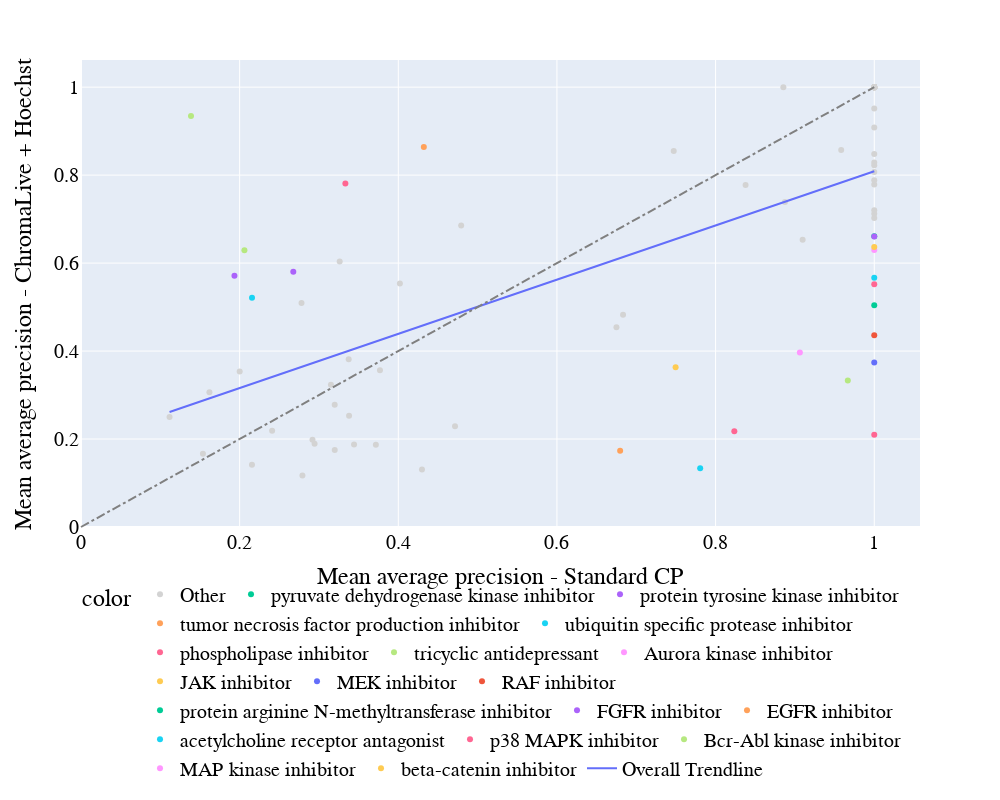

The notebook cell saved with this chart:
### Code cell
scatter_plot_comparison_colorblack_trendline(df_controls,col1='Standard CP', col2='ChromaLive + Hoechst')

### Figure 1 — Plotly figure (JSON) as saved in the notebook; plotly's stock layout.template omitted (floating-point values rounded to 4 significant figures)
{"data": [{"hovertemplate": "<b>%{hovertext}</b><br><br>color=Other<br>Mean average precision - Standard CP=%{x}<br>Mean average precision - ChromaLive + Hoechst=%{y}<extra></extra>", "hovertext": ["tumor necrosis factor production inhibitor", "antihistamine", "acetylcholine receptor antagonist", "antihistamine", "hepatocyte growth factor receptor inhibitor", "CHK inhibitor", "glycogen synthase kinase inhibitor", "histone lysine methyltransferase inhibitor", "inosine monophosphate dehydrogenase inhibitor", "CDC inhibitor", "PARP inhibitor", "bromodomain inhibitor", "glycogen synthase kinase inhibitor", "JAK inhibitor", "Apoptosis inducer (ATP-competitive kinase inhibitor)", "hepatocyte growth factor receptor inhibitor", "bromodomain inhibitor", "MEK inhibitor", "Aurora kinase inhibitor", "LXR agonist", "IGF-1 inhibitor", "histone lysine demethylase inhibitor", "phosphodiesterase inhibitor", "beta-catenin inhibitor", "JNK inhibitor", "LXR agonist", "DNA inhibitor", "kinesin inhibitor", "phosphoinositide dependent kinase inhibitor", "RAF inhibitor", "FGFR inhibitor", "Bcr-Abl kinase inhibitor", "AMPK inhibitor", "pyruvate dehydrogenase kinase inhibitor", "PARP inhibitor", "BCL inhibitor", "inosine monophosphate dehydrogenase inhibitor", "histone lysine methyltransferase inhibitor", "HDAC inhibitor", "HDAC inhibitor", "BCL inhibitor", "phosphodiesterase inhibitor", "kinesin inhibitor", "CDK inhibitor", "CDC inhibitor", "MAP kinase inhibitor", "ER stressor (SERCA inhibitor)", "Apoptosis inducer (transcription inhibitor)", "phosphoinositide dependent kinase inhibitor", "DNA inhibitor", "smoothened receptor agonist", "JNK inhibitor", "CHK inhibitor", "androgen receptor modulator", "HMGCR inhibitor", "mTOR inhibitor", "EGFR inhibitor", "HMGCR inhibitor", "IGF-1 inhibitor", "protein arginine N-methyltransferase inhibitor", "CDK inhibitor", "histone lysine demethylase inhibitor", "hypoxia inducible factor inhibitor", "androgen receptor modulator", "mTOR inhibitor", "smoothened receptor agonist", "hypoxia inducible factor inhibitor"], "legendgroup": "Other", "marker": {"color": "lightgrey", "symbol": "circle"}, "mode": "markers", "name": "Other", "orientation": "v", "showlegend": true, "type": "scatter", "x": [0.2945, 0.4793, 0.3199, 0.3375, 1, 1, 1, 0.3198, 1, 1, 0.2918, 0.8875, 1, 0.3151, 1, 0.1537, 1, 0.675, 1, 1, 1, 0.8378, 0.3261, 0.278, 0.3717, 0.6833, 0.2791, 1, 1, 0.3442, 1, 1, 1, 1, 1, 1, 0.9583, 1, 1, 1, 0.9097, 0.1117, 1, 1, 0.3769, 0.402, 1, 1, 1, 1, 0.7472, 0.4298, 1, 0.1619, 0.3379, 1, 1, 0.2001, 1, 0.4715, 1, 1, 0.2409, 0.2155, 1, 0.8854, 1], "xaxis": "x", "y": [0.189, 0.6854, 0.1748, 0.3814, 1, 1, 0.9514, 0.278, 0.7784, 0.8225, 0.1983, 0.7391, 0.8071, 0.3233, 1, 0.1664, 1, 0.4539, 0.9083, 0.848, 1, 0.7773, 0.6038, 0.5094, 0.1872, 0.4828, 0.1172, 1, 1, 0.1873, 0.712, 1, 1, 1, 1, 0.7028, 0.8571, 1, 1, 0.7883, 0.6529, 0.2503, 1, 1, 0.3561, 0.5537, 1, 1, 1, 1, 0.8547, 0.1304, 1, 0.3065, 0.2531, 0.8288, 1, 0.3535, 1, 0.2289, 0.7203, 1, 0.2189, 0.1413, 1, 1, 1], "yaxis": "y"}, {"hovertemplate": "<b>%{hovertext}</b><br><br>color=pyruvate dehydrogenase kinase inhibitor<br>Mean average precision - Standard CP=%{x}<br>Mean average precision - ChromaLive + Hoechst=%{y}<extra></extra>", "hovertext": ["pyruvate dehydrogenase kinase inhibitor"], "legendgroup": "pyruvate dehydrogenase kinase inhibitor", "marker": {"color": "#00cc96", "symbol": "circle"}, "mode": "markers", "name": "pyruvate dehydrogenase kinase inhibitor", "orientation": "v", "showlegend": true, "type": "scatter", "x": [1], "xaxis": "x", "y": [0.6608], "yaxis": "y"}, {"hovertemplate": "<b>%{hovertext}</b><br><br>color=protein tyrosine kinase inhibitor<br>Mean average precision - Standard CP=%{x}<br>Mean average precision - ChromaLive + Hoechst=%{y}<extra></extra>", "hovertext": ["protein tyrosine kinase inhibitor", "protein tyrosine kinase inhibitor"], "legendgroup": "protein tyrosine kinase inhibitor", "marker": {"color": "#ab63fa", "symbol": "circle"}, "mode": "markers", "name": "protein tyrosine kinase inhibitor", "orientation": "v", "showlegend": true, "type": "scatter", "x": [0.2676, 0.1934], "xaxis": "x", "y": [0.5803, 0.5712], "yaxis": "y"}, {"hovertemplate": "<b>%{hovertext}</b><br><br>color=tumor necrosis factor production inhibitor<br>Mean average precision - Standard CP=%{x}<br>Mean average precision - ChromaLive + Hoechst=%{y}<extra></extra>", "hovertext": ["tumor necrosis factor production inhibitor"], "legendgroup": "tumor necrosis factor production inhibitor", "marker": {"color": "#FFA15A", "symbol": "circle"}, "mode": "markers", "name": "tumor necrosis factor production inhibitor", "orientation": "v", "showlegend": true, "type": "scatter", "x": [0.6797], "xaxis": "x", "y": [0.1736], "yaxis": "y"}, {"hovertemplate": "<b>%{hovertext}</b><br><br>color=ubiquitin specific protease inhibitor<br>Mean average precision - Standard CP=%{x}<br>Mean average precision - ChromaLive + Hoechst=%{y}<extra></extra>", "hovertext": ["ubiquitin specific protease inhibitor", "ubiquitin specific protease inhibitor"], "legendgroup": "ubiquitin specific protease inhibitor", "marker": {"color": "#19d3f3", "symbol": "circle"}, "mode": "markers", "name": "ubiquitin specific protease inhibitor", "orientation": "v", "showlegend": true, "type": "scatter", "x": [0.7806, 1], "xaxis": "x", "y": [0.1338, 0.5664], "yaxis": "y"}, {"hovertemplate": "<b>%{hovertext}</b><br><br>color=phospholipase inhibitor<br>Mean average precision - Standard CP=%{x}<br>Mean average precision - ChromaLive + Hoechst=%{y}<extra></extra>", "hovertext": ["phospholipase inhibitor", "phospholipase inhibitor"], "legendgroup": "phospholipase inhibitor", "marker": {"color": "#FF6692", "symbol": "circle"}, "mode": "markers", "name": "phospholipase inhibitor", "orientation": "v", "showlegend": true, "type": "scatter", "x": [0.3333, 1], "xaxis": "x", "y": [0.7808, 0.5518], "yaxis": "y"}, {"hovertemplate": "<b>%{hovertext}</b><br><br>color=tricyclic antidepressant<br>Mean average precision - Standard CP=%{x}<br>Mean average precision - ChromaLive + Hoechst=%{y}<extra></extra>", "hovertext": ["tricyclic antidepressant", "tricyclic antidepressant"], "legendgroup": "tricyclic antidepressant", "marker": {"color": "#B6E880", "symbol": "circle"}, "mode": "markers", "name": "tricyclic antidepressant", "orientation": "v", "showlegend": true, "type": "scatter", "x": [0.1387, 0.206], "xaxis": "x", "y": [0.9345, 0.6292], "yaxis": "y"}, {"hovertemplate": "<b>%{hovertext}</b><br><br>color=Aurora kinase inhibitor<br>Mean average precision - Standard CP=%{x}<br>Mean average precision - ChromaLive + Hoechst=%{y}<extra></extra>", "hovertext": ["Aurora kinase inhibitor"], "legendgroup": "Aurora kinase inhibitor", "marker": {"color": "#FF97FF", "symbol": "circle"}, "mode": "markers", "name": "Aurora kinase inhibitor", "orientation": "v", "showlegend": true, "type": "scatter", "x": [1], "xaxis": "x", "y": [0.6296], "yaxis": "y"}, {"hovertemplate": "<b>%{hovertext}</b><br><br>color=JAK inhibitor<br>Mean average precision - Standard CP=%{x}<br>Mean average precision - ChromaLive + Hoechst=%{y}<extra></extra>", "hovertext": ["JAK inhibitor"], "legendgroup": "JAK inhibitor", "marker": {"color": "#FECB52", "symbol": "circle"}, "mode": "markers", "name": "JAK inhibitor", "orientation": "v", "showlegend": true, "type": "scatter", "x": [0.7496], "xaxis": "x", "y": [0.3632], "yaxis": "y"}, {"hovertemplate": "<b>%{hovertext}</b><br><br>color=MEK inhibitor<br>Mean average precision - Standard CP=%{x}<br>Mean average precision - ChromaLive + Hoechst=%{y}<extra></extra>", "hovertext": ["MEK inhibitor"], "legendgroup": "MEK inhibitor", "marker": {"color": "#636efa", "symbol": "circle"}, "mode": "markers", "name": "MEK inhibitor", "orientation": "v", "showlegend": true, "type": "scatter", "x": [1], "xaxis": "x", "y": [0.3739], "yaxis": "y"}, {"hovertemplate": "<b>%{hovertext}</b><br><br>color=RAF inhibitor<br>Mean average precision - Standard CP=%{x}<br>Mean average precision - ChromaLive + Hoechst=%{y}<extra></extra>", "hovertext": ["RAF inhibitor"], "legendgroup": "RAF inhibitor", "marker": {"color": "#EF553B", "symbol": "circle"}, "mode": "markers", "name": "RAF inhibitor", "orientation": "v", "showlegend": true, "type": "scatter", "x": [1], "xaxis": "x", "y": [0.4362], "yaxis": "y"}, {"hovertemplate": "<b>%{hovertext}</b><br><br>color=protein arginine N-methyltransferase inhibitor<br>Mean average precision - Standard CP=%{x}<br>Mean average precision - ChromaLive + Hoechst=%{y}<extra></extra>", "hovertext": ["protein arginine N-methyltransferase inhibitor"], "legendgroup": "protein arginine N-methyltransferase inhibitor", "marker": {"color": "#00cc96", "symbol": "circle"}, "mode": "markers", "name": "protein arginine N-methyltransferase inhibitor", "orientation": "v", "showlegend": true, "type": "scatter", "x": [1], "xaxis": "x", "y": [0.504], "yaxis": "y"}, {"hovertemplate": "<b>%{hovertext}</b><br><br>color=FGFR inhibitor<br>Mean average precision - Standard CP=%{x}<br>Mean average precision - ChromaLive + Hoechst=%{y}<extra></extra>", "hovertext": ["FGFR inhibitor"], "legendgroup": "FGFR inhibitor", "marker": {"color": "#ab63fa", "symbol": "circle"}, "mode": "markers", "name": "FGFR inhibitor", "orientation": "v", "showlegend": true, "type": "scatter", "x": [1], "xaxis": "x", "y": [0.6606], "yaxis": "y"}, {"hovertemplate": "<b>%{hovertext}</b><br><br>color=EGFR inhibitor<br>Mean average precision - Standard CP=%{x}<br>Mean average precision - ChromaLive + Hoechst=%{y}<extra></extra>", "hovertext": ["EGFR inhibitor"], "legendgroup": "EGFR inhibitor", "marker": {"color": "#FFA15A", "symbol": "circle"}, "mode": "markers", "name": "EGFR inhibitor", "orientation": "v", "showlegend": true, "type": "scatter", "x": [0.4322], "xaxis": "x", "y": [0.8639], "yaxis": "y"}, {"hovertemplate": "<b>%{hovertext}</b><br><br>color=acetylcholine receptor antagonist<br>Mean average precision - Standard CP=%{x}<br>Mean average precision - ChromaLive + Hoechst=%{y}<extra></extra>", "hovertext": ["acetylcholine receptor antagonist"], "legendgroup": "acetylcholine receptor antagonist", "marker": {"color": "#19d3f3", "symbol": "circle"}, "mode": "markers", "name": "acetylcholine receptor antagonist", "orientation": "v", "showlegend": true, "type": "scatter", "x": [0.2156], "xaxis": "x", "y": [0.5211], "yaxis": "y"}, {"hovertemplate": "<b>%{hovertext}</b><br><br>color=p38 MAPK inhibitor<br>Mean average precision - Standard CP=%{x}<br>Mean average precision - ChromaLive + Hoechst=%{y}<extra></extra>", "hovertext": ["p38 MAPK inhibitor", "p38 MAPK inhibitor"], "legendgroup": "p38 MAPK inhibitor", "marker": {"color": "#FF6692", "symbol": "circle"}, "mode": "markers", "name": "p38 MAPK inhibitor", "orientation": "v", "showlegend": true, "type": "scatter", "x": [1, 0.8236], "xaxis": "x", "y": [0.2096, 0.2179], "yaxis": "y"}, {"hovertemplate": "<b>%{hovertext}</b><br><br>color=Bcr-Abl kinase inhibitor<br>Mean average precision - Standard CP=%{x}<br>Mean average precision - ChromaLive + Hoechst=%{y}<extra></extra>", "hovertext": ["Bcr-Abl kinase inhibitor"], "legendgroup": "Bcr-Abl kinase inhibitor", "marker": {"color": "#B6E880", "symbol": "circle"}, "mode": "markers", "name": "Bcr-Abl kinase inhibitor", "orientation": "v", "showlegend": true, "type": "scatter", "x": [0.9667], "xaxis": "x", "y": [0.3332], "yaxis": "y"}, {"hovertemplate": "<b>%{hovertext}</b><br><br>color=MAP kinase inhibitor<br>Mean average precision - Standard CP=%{x}<br>Mean average precision - ChromaLive + Hoechst=%{y}<extra></extra>", "hovertext": ["MAP kinase inhibitor"], "legendgroup": "MAP kinase inhibitor", "marker": {"color": "#FF97FF", "symbol": "circle"}, "mode": "markers", "name": "MAP kinase inhibitor", "orientation": "v", "showlegend": true, "type": "scatter", "x": [0.9062], "xaxis": "x", "y": [0.3965], "yaxis": "y"}, {"hovertemplate": "<b>%{hovertext}</b><br><br>color=beta-catenin inhibitor<br>Mean average precision - Standard CP=%{x}<br>Mean average precision - ChromaLive + Hoechst=%{y}<extra></extra>", "hovertext": ["beta-catenin inhibitor"], "legendgroup": "beta-catenin inhibitor", "marker": {"color": "#FECB52", "symbol": "circle"}, "mode": "markers", "name": "beta-catenin inhibitor", "orientation": "v", "showlegend": true, "type": "scatter", "x": [1], "xaxis": "x", "y": [0.6368], "yaxis": "y"}, {"hovertemplate": "<b>OLS trendline</b><br>y = 0.616168 * x + 0.192609<br>R<sup>2</sup>=0.422767<br><br>Mean average precision - Standard CP=%{x}<br>Mean average precision - ChromaLive + Hoechst=%{y} <b>(trend)</b><extra></extra>", "legendgroup": "Overall Trendline", "line": {"color": "#636efa"}, "mode": "lines", "name": "Overall Trendline", "showlegend": true, "type": "scatter", "x": [0.1117, 0.1387, 0.1537, 0.1619, 0.1934, 0.2001, 0.206, 0.2155, 0.2156, 0.2409, 0.2676, 0.278, 0.2791, 0.2918, 0.2945, 0.3151, 0.3198, 0.3199, 0.3261, 0.3333, 0.3375, 0.3379, 0.3442, 0.3717, 0.3769, 0.402, 0.4298, 0.4322, 0.4715, 0.4793, 0.675, 0.6797, 0.6833, 0.7472, 0.7496, 0.7806, 0.8236, 0.8378, 0.8854, 0.8875, 0.9062, 0.9097, 0.9583, 0.9667, 1, 1, 1, 1, 1, 1, 1, 1, 1, 1, 1, 1, 1, 1, 1, 1, 1, 1, 1, 1, 1, 1, 1, 1, 1, 1, 1, 1, 1, 1, 1, 1, 1, 1, 1, 1, 1, 1, 1, 1, 1, 1, 1, 1, 1, 1], "xaxis": "x", "y": [0.2614, 0.2781, 0.2873, 0.2924, 0.3118, 0.3159, 0.3195, 0.3254, 0.3254, 0.3411, 0.3575, 0.3639, 0.3646, 0.3724, 0.374, 0.3868, 0.3897, 0.3897, 0.3935, 0.398, 0.4005, 0.4008, 0.4047, 0.4216, 0.4248, 0.4403, 0.4575, 0.4589, 0.4831, 0.4879, 0.6085, 0.6114, 0.6137, 0.653, 0.6545, 0.6736, 0.7001, 0.7088, 0.7382, 0.7395, 0.751, 0.7532, 0.7831, 0.7882, 0.8088, 0.8088, 0.8088, 0.8088, 0.8088, 0.8088, 0.8088, 0.8088, 0.8088, 0.8088, 0.8088, 0.8088, 0.8088, 0.8088, 0.8088, 0.8088, 0.8088, 0.8088, 0.8088, 0.8088, 0.8088, 0.8088, 0.8088, 0.8088, 0.8088, 0.8088, 0.8088, 0.8088, 0.8088, 0.8088, 0.8088, 0.8088, 0.8088, 0.8088, 0.8088, 0.8088, 0.8088, 0.8088, 0.8088, 0.8088, 0.8088, 0.8088, 0.8088, 0.8088, 0.8088, 0.8088], "yaxis": "y"}], "layout": {"font": {"color": "Black", "family": "sans serif", "size": 20}, "height": 800, "legend": {"orientation": "h", "title": {"text": "color"}, "tracegroupgap": 0}, "margin": {"t": 60}, "shapes": [{"line": {"color": "grey", "dash": "dashdot"}, "type": "line", "x0": 0, "x1": 1, "y0": 0, "y1": 1}], "width": 1000, "xaxis": {"anchor": "y", "domain": [0, 1], "title": {"text": "Mean average precision - Standard CP"}}, "yaxis": {"anchor": "x", "domain": [0, 1], "title": {"text": "Mean average precision - ChromaLive + Hoechst"}}}}
